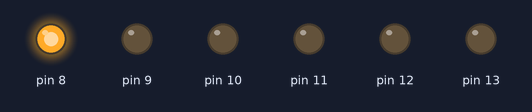
The sketch below on a simulated Arduino Uno, built with avr-gcc and run on an emulated ATmega328P. On the bench: output pins drawn as LEDs (lit = HIGH).

Above: at 0.02 s.
At 0.32 s:
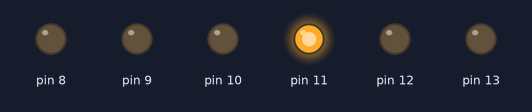
At 0.72 s:
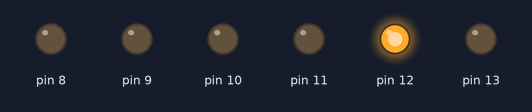
At 1.47 s:
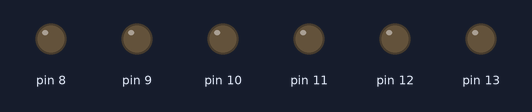
At 2.22 s:
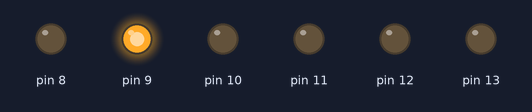
At 2.92 s:
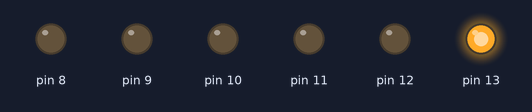
Timing chart, 0 to 3.2 s (numbered marks = the images above):
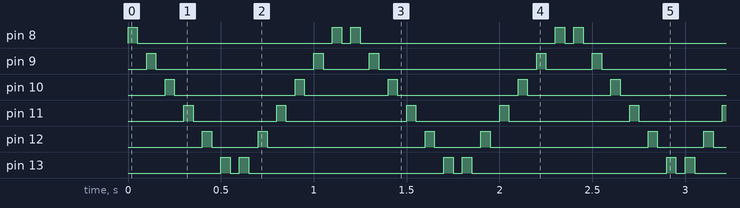

Measured:
- by itself, pin 8: repeats every 1.2 s: LOW 1.1 s, HIGH 0.05 s, LOW 0.05 s, HIGH 0.05 s
- by itself, pin 9: repeats every 1.2 s: LOW 0.85 s, HIGH 0.05 s, LOW 0.25 s, HIGH 0.05 s
- by itself, pin 10: repeats every 1.2 s: LOW 0.65 s, HIGH 0.05 s, LOW 0.45 s, HIGH 0.05 s
- by itself, pin 11: repeats every 1.2 s: LOW 0.45 s, HIGH 0.05 s, LOW 0.65 s, HIGH 0.05 s
- by itself, pin 12: repeats every 1.2 s: LOW 0.25 s, HIGH 0.05 s, LOW 0.85 s, HIGH 0.05 s
- by itself, pin 13: repeats every 1.2 s: LOW 0.05 s, HIGH 0.05 s, LOW 1.1 s, HIGH 0.05 s

The sketch:

2.ino
```cpp
const int delayTime = 50;

void setup() {
  pinMode(8, OUTPUT);
  pinMode(9, OUTPUT);
  pinMode(10, OUTPUT);
  pinMode(11, OUTPUT);
  pinMode(12, OUTPUT);
  pinMode(13, OUTPUT);
}

void loop() {
  for (int x = 8; x < 14; x++) {
    digitalWrite(x, HIGH);
    delay(delayTime);
    digitalWrite(x, LOW);
    delay(delayTime);
  }
  for (int x = 13; x > 7; x--) {
    digitalWrite(x, HIGH);
    delay(delayTime);
    digitalWrite(x, LOW);
    delay(delayTime);
  }
}
```
